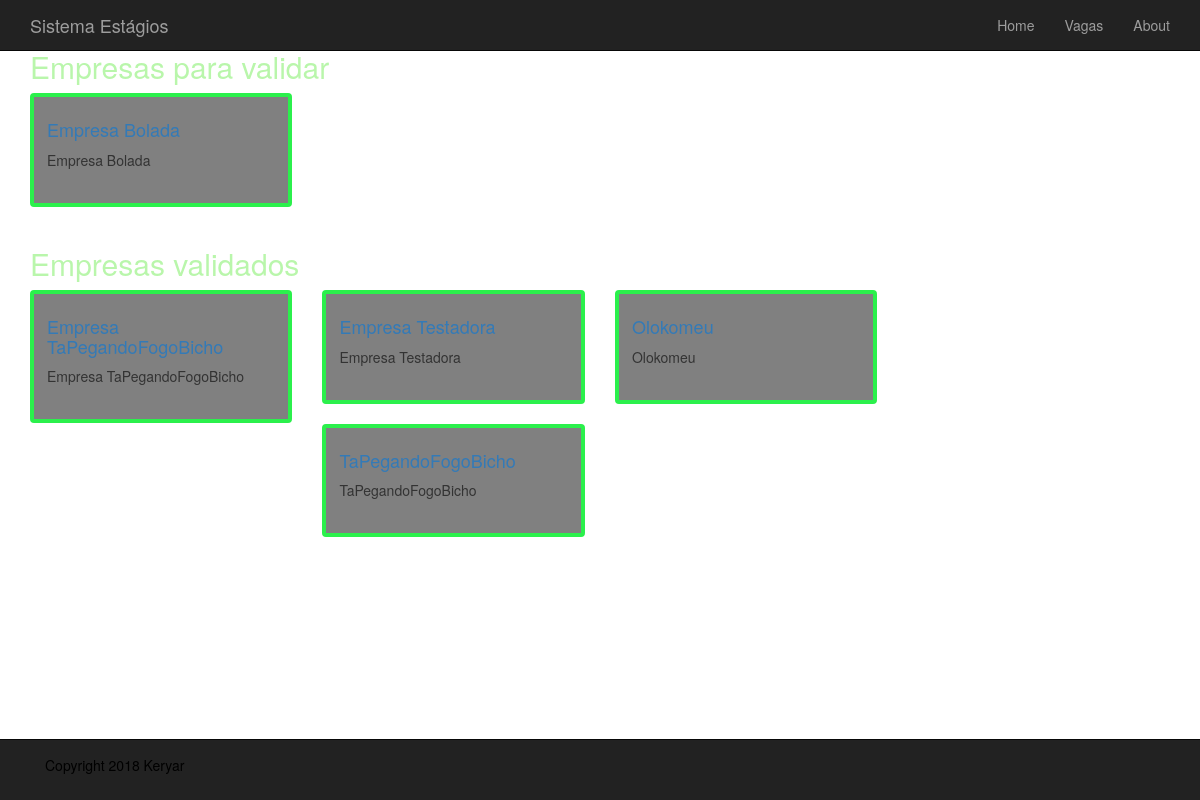
The page /actions/list_enterprise on the database as committed earlier.
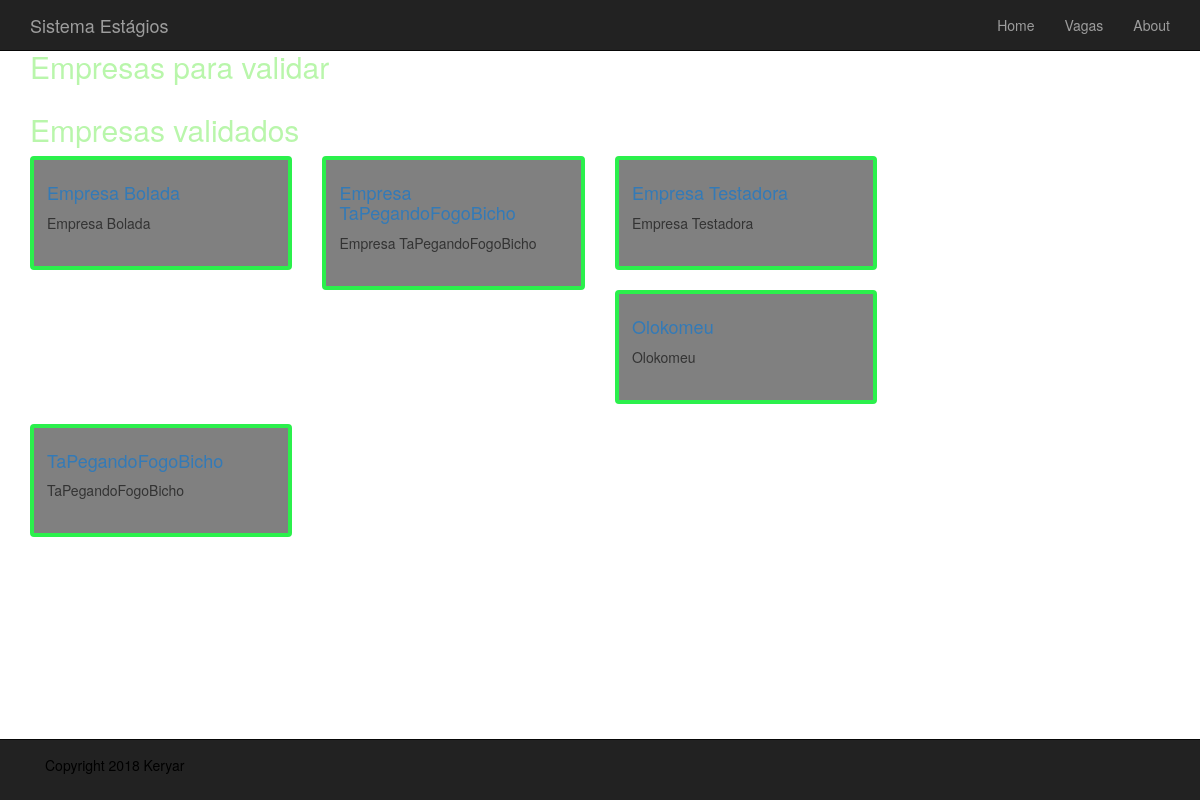
The same page on the database as committed later.
### user_actions/models.py (models this page shows, shortened)
class Enterprise(models.Model):
    name = models.CharField(max_length=200, db_index=True)
    slug = models.SlugField(max_length=200, db_index=True, unique=True)
    pw = models.CharField(max_length=200)
    description = models.TextField(blank=True)
    validation_pending = models.BooleanField(default=True)
    registered = models.BooleanField(default=False)
    able = models.BooleanField(default=False)
    register_date = models.DateTimeField(auto_now_add=True)
    update_date = models.DateTimeField(auto_now=True)
    class Meta:
        ordering = ('name',)
        verbose_name = 'enterprise'
        verbose_name_plural = 'enterprises'
    def get_absolute_path(self):
        return reverse('user_actions:validate_enterprise', args=[self.id, self.slug])

### user_actions/views.py (the view)
def list_enterprise(request):
    unverified_enterprises = Enterprise.objects.filter(validation_pending=True)
    verified_enterprises = Enterprise.objects.filter(validation_pending=False)
    return render(request, 'user_actions/coordinator_pages/list_enterprise.html', {
        'unverified_enterprises' : unverified_enterprises,
        'verified_enterprises' : verified_enterprises,
        })

### user_actions/templates/user_actions/coordinator_pages/list_enterprise.html (shortened to what this page needs)
{% extends 'base.html' %}
{% load static %}
{% block conteudo %}
    <div class="container">
        <div class="row">
            <div class="col-sm-12">
                <div class="row">
                    <div class="col-sm-9">
                        <h2>Empresas para validar</h2>
                        <div class="row">
                                {% for enterprise in unverified_enterprises %}
                                    <div class="col-md-4 col-sm-6">
                                        <div class="thumbnail">
                                            <div class="caption">
                                                 <h4><a href="{{ enterprise.get_absolute_path }}">{{ enterprise.name }}</a></h4>
                                                {{ enterprise.name }}
                                                <br>
                                                <br>
                                            </div>
                                        </div>
                                    </div>
                                {% endfor %}
                        </div>
                    </div>
                </div>
                <div class="row">
                    <div class="col-sm-9">
                        <h2>Empresas validados</h2>
                        <div class="row">
                                {% for enterprise in verified_enterprises %}
                                    <div class="col-md-4 col-sm-6">
                                        <div class="thumbnail">
                                            <div class="caption">
                                                 <h4><a href="{{ enterprise.get_absolute_path }}">{{ enterprise.name }}</a></h4>
                                                {{ enterprise.name }}
                                                <br>
                                                <br>
                                            </div>
                                        </div>
                                    </div>
                                {% endfor %}
                        </div>
                    </div>
                </div>
            </div>
        </div>
    </div>
{% endblock %}

Rows that differ between the two databases and show on the page:
changed Enterprise "Empresa Bolada": moves from the list under "Empresas para validar" to the list under "Empresas validados"
